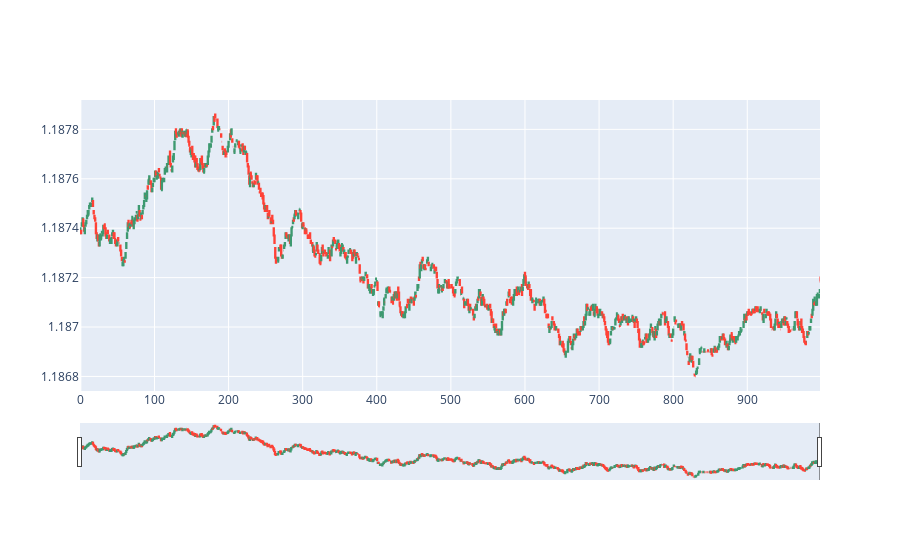

Write notebook code for a chart like this one.
### Code cell
import plotly.graph_objects as go
import pandas 
import pandas_ta
dfpl = df_grouped[:1000]
fig = go.Figure(data=[go.Candlestick(x=dfpl.index,
                                     open=dfpl['Open'],
                                     high=dfpl['High'],
                                     low=dfpl['Low'],
                                     close=dfpl['Close'])])
fig.show()

### Figure 1 — Plotly figure (JSON) as saved in the notebook; plotly's stock layout.template omitted (floating-point values rounded to 4 significant figures; data arrays with more than 128 entries replaced by an {"elided": "..."} marker saying what was removed)
{"data": [{"close": {"elided": "1000 float values"}, "high": {"elided": "1000 float values"}, "low": {"elided": "1000 float values"}, "open": {"elided": "1000 float values"}, "type": "candlestick", "x": {"elided": "1000 int values"}}], "layout": {"autosize": true, "xaxis": {"autorange": false, "range": [-0.5, 998.1], "rangeslider": {"autorange": true, "range": [-0.5, 999.5], "yaxis": {"_template": null, "rangemode": "match"}}, "type": "linear"}, "yaxis": {"autorange": true, "range": [1.187, 1.188]}}}
